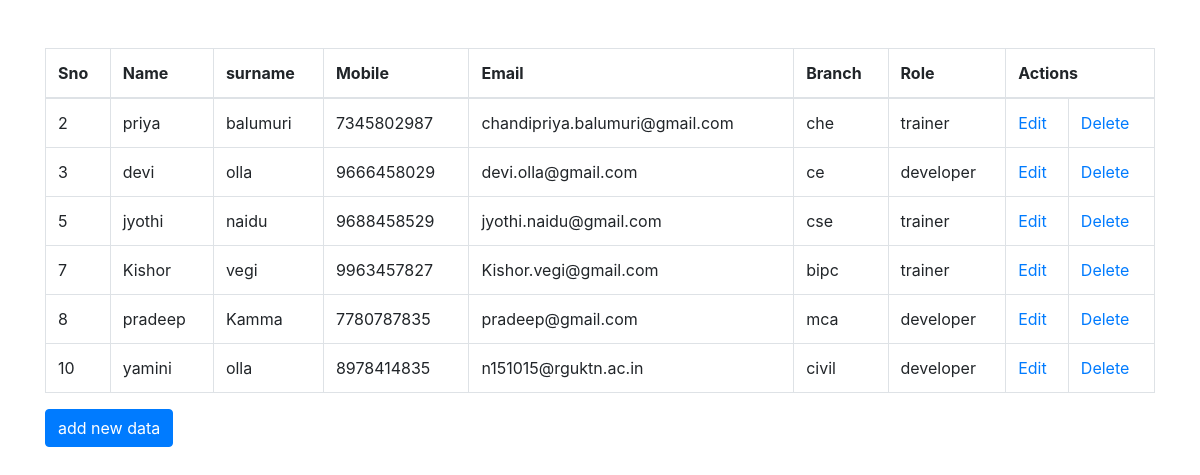
/show (signed in), run on the app's committed database.
### project_database.py (models this page shows)
class Register(Base):
	__tablename__='register'
	id=Column(Integer,primary_key=True)
	name=Column(String(100))
	sur_name=Column(String(100))
	mobile=Column(String(20))
	email=Column(String(50))
	branch=Column(String(20))
	role=Column(String(50))

### main.py (the view)
@app.route("/show")
@login_required
def showdata():
	register=session.query(Register).all()
	return render_template('show.html',reg=register)

### main.py (called while the page is built)
@login_manager.user_loader
def load_user(user_id):
	return session.query(User).get(int(user_id))

### templates/show.html (shortened to what this page needs)
<!DOCTYPE html>
<html lang="en">
<head>
  <link rel="stylesheet" href="https://maxcdn.bootstrapcdn.com/bootstrap/4.3.1/css/bootstrap.min.css">
</head>
<body>
<div class="container mt-5">
<table class="table table-bordered">
    <thead>
      <tr>
        <th>Sno</th>
        <th>Name</th>
        <th>surname</th>
        <th>Mobile</th>
        <th>Email</th>
        <th>Branch</th>
        <th>Role</th>
        <th colspan="2">Actions</th>
      </tr>
    </thead>
    <tbody>
      {% for r in reg %}
      <tr>
        <td>{{r.id}}</td>
        <td>{{r.name}}</td>
        <td>{{r.sur_name}}</td>
        <td>{{r.mobile}}</td>
        <td>{{r.email}}</td>
        <td>{{r.branch}}</td>
        <td>{{r.role}}</td>
        <td><a href="{{url_for('editdata',register_id=r.id)}}">Edit</a></td>
        <td><a href="{{url_for('deletedata',register_id=r.id)}}">Delete</a></td>
      </tr>
      {% endfor %}
    </tbody>
  </table>
</div>
<div class="container">
<div class="btn btn-primary">
  <a href="{{url_for('adddata')}}"><font color="white">add new data</font></a>
</div>
</body>
</html>

### data on the page
Register: id "2", name "priya", sur_name "balumuri", mobile "7345802987", email "chandipriya.balumuri@gmail.com", branch "che", role "trainer"
Register: id "3", name "devi", sur_name "olla", mobile "9666458029", email "devi.olla@gmail.com", branch "ce", role "developer"
Register: id "5", name "jyothi", sur_name "naidu", mobile "9688458529", email "jyothi.naidu@gmail.com", branch "cse", role "trainer"
Register: id "7", name "Kishor", sur_name "vegi", mobile "9963457827", email "Kishor.vegi@gmail.com", branch "bipc", role "trainer"
Register: id "8", name "pradeep", sur_name "Kamma", mobile "7780787835", email "pradeep@gmail.com", branch "mca", role "developer"
Register: id "10", name "yamini", sur_name "olla", mobile "8978414835", email "n151015@rguktn.ac.in", branch "civil", role "developer"
